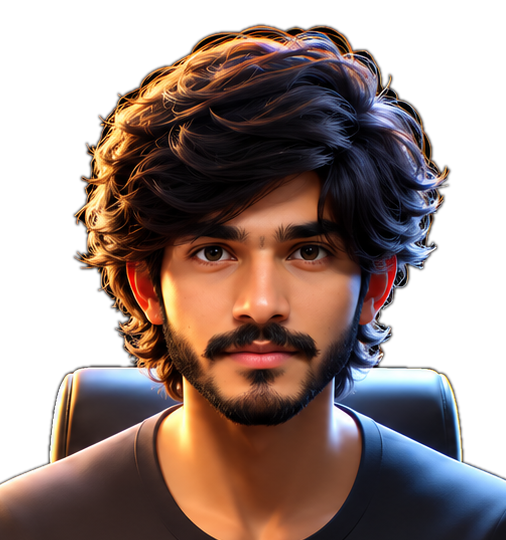
#> input picture source-photo.png, 506 x 540 px
$ python make_ascii_svg.py
#> lines starting #> are read from the running program, lines starting #| are printed output that depends on the picture
### scripts/theme.py
"""Shared look for every profile SVG: one terminal window frame, one font stack, two palettes.

Every generator renders once per theme and writes assets/<name>-dark.svg and assets/<name>-light.svg;
the README picks between them with <picture> and prefers-color-scheme.
"""
from html import escape
from pathlib import Path

ROOT = Path(__file__).resolve().parent.parent
ASSETS = ROOT / "assets"

THEMES = {
    "dark": {
        "bg": "#0d1117", "border": "#30363d", "fg": "#c9d1d9", "bright": "#f0f6fc", "dim": "#8b949e",
        "green": "#39d353", "blue": "#58a6ff", "purple": "#bc8cff", "orange": "#ffa657", "red": "#ff7b72",
        "heat": ["#161b22", "#0e4429", "#006d32", "#26a641", "#39d353"],
    },
    "light": {
        "bg": "#ffffff", "border": "#d0d7de", "fg": "#1f2328", "bright": "#1f2328", "dim": "#59636e",
        "green": "#1a7f37", "blue": "#0969da", "purple": "#8250df", "orange": "#bc4c00", "red": "#cf222e",
        "heat": ["#ebedf0", "#9be9a8", "#40c463", "#30a14e", "#216e39"],
    },
}

FONT = "ui-monospace,SFMono-Regular,'SF Mono',Menlo,Consolas,'Liberation Mono',monospace"


def base_css(t):
    return (
        # :not(.ext text) leaves nested third-party art (wrap_3d.py) to its own fonts and sizes.
        f"text:not(.ext text){{font-family:{FONT};font-size:13px;fill:{t['fg']}}}"
        f".dim{{fill:{t['dim']}}}.br{{fill:{t['bright']}}}.g{{fill:{t['green']}}}.b{{fill:{t['blue']}}}"
        f".pu{{fill:{t['purple']}}}.o{{fill:{t['orange']}}}.bold{{font-weight:700}}"
        ".fade{opacity:0;animation:fade .45s ease-out forwards}"
        "@keyframes fade{from{opacity:0;transform:translateX(-6px)}to{opacity:1;transform:none}}"
        ".cur{animation:blink 1s steps(1) infinite}@keyframes blink{50%{opacity:0}}"
        "@media (prefers-reduced-motion:reduce){.fade{animation:none;opacity:1}}"
    )


def window(t, w, h, title, body, css="", label=""):
    """Wrap body in the shared terminal window: rounded panel, traffic lights, centred title."""
    return f'''<svg xmlns="http://www.w3.org/2000/svg" width="{w}" height="{h}" viewBox="0 0 {w} {h}" role="img" aria-label="{escape(label or title)}">
<style>{base_css(t)}{css}</style>
<rect x=".5" y=".5" width="{w - 1}" height="{h - 1}" rx="10" fill="{t['bg']}" stroke="{t['border']}"/>
<circle cx="18" cy="16" r="5" fill="#ff5f56"/><circle cx="34" cy="16" r="5" fill="#ffbd2e"/><circle cx="50" cy="16" r="5" fill="#27c93f"/>
<text class="dim" x="{w / 2}" y="20" text-anchor="middle" style="font-size:11px">{escape(title)}</text>
{body}
</svg>
'''


def prompt(t, x, y, cmd, cls=""):
    return f'<text x="{x}" y="{y}" class="{cls}"><tspan class="g">$</tspan> <tspan class="br">{escape(cmd)}</tspan></text>'


def write(name, theme, svg):
    ASSETS.mkdir(exist_ok=True)
    path = ASSETS / f"{name}-{theme}.svg"
    path.write_text(svg, encoding="utf-8")
    return path


def fade(i, start=0.4, step=0.12):
    return f'style="animation-delay:{start + i * step:.2f}s"'

### scripts/make_ascii_svg.py
#!/usr/bin/env python3
"""Turn source-photo.png into a coloured, self-typing ASCII portrait (assets/ascii-portrait-{dark,light}.svg).

Run locally once (needs Pillow + numpy); the result is committed. The source art already has a
transparent background, so its alpha channel is the mask and no background removal is needed.
"""
import numpy as np
from PIL import Image, ImageEnhance

from theme import ROOT, THEMES, window, write

W, H = 370, 420                 # info card height must match H
AX, AY, AW, AH = 8, 34, 354, 378  # ASCII area inside the terminal frame
COLS, ROWS = 72, 46
CW, CH = AW / COLS, AH / ROWS
RAMP = " .:-=+*o#%@"            # dim -> dense (drawn light-on-dark)

# source-photo.png is already cropped to head and shoulders; its aspect matches AW:AH.


def main():
    for name, t in THEMES.items():
        svg = render(name, t)
        write("ascii-portrait", name, svg)
        print(f"Wrote ascii-portrait-{name}.svg ({len(svg) // 1024} KB)")


def render(name, t):
#> called with name = 'dark'
    img = Image.open(ROOT / "source-photo.png").convert("RGBA")
#> img is the input picture: PIL image 506x540 RGBA; mean R, G, B, A 64.7, 46.6, 41, 163.9
    img = ImageEnhance.Contrast(img).enhance(1.3)
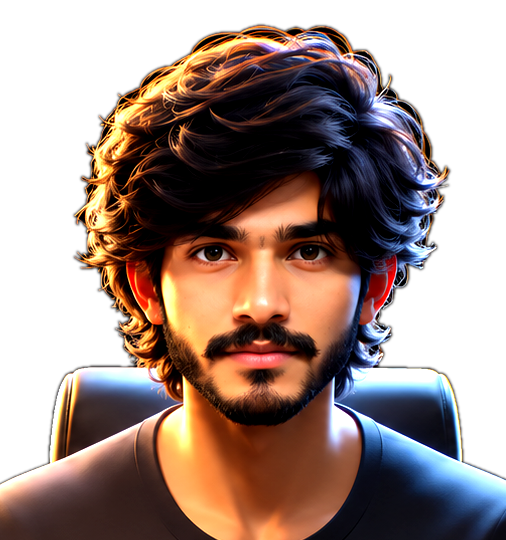
#> img: PIL image 506x540 RGBA; mean R, G, B, A 70.5, 50.1, 42.4, 163.9; transparent parts drawn white
    small = np.asarray(img.resize((COLS, ROWS), Image.LANCZOS)).astype(float)
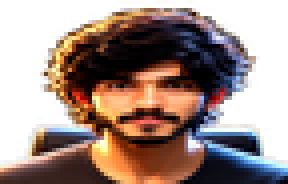
#> small: shape (46, 72, 4) float64 (shown 4 times larger); mean R, G, B, A 79.5, 57.6, 48.7, 163.8; transparent parts drawn white
    rgb, alpha = small[..., :3], small[..., 3] / 255
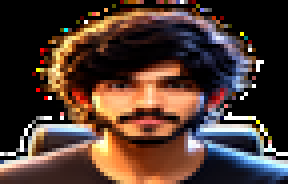
#> rgb: shape (46, 72, 3) float64 (shown 4 times larger); mean R, G, B 79.5, 57.6, 48.7
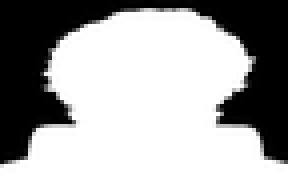
#> alpha: shape (46, 72) float64 (shown 4 times larger); min 0, max 1, mean 0.642

    lum = (0.2126 * rgb[..., 0] + 0.7152 * rgb[..., 1] + 0.0722 * rgb[..., 2]) / 255
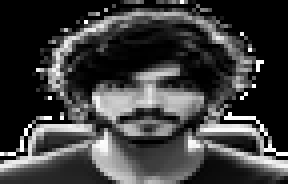
#> lum: shape (46, 72) float64 (shown 4 times larger); min 0, max 1, mean 0.242
    # Stretch brightness across the subject only (ignoring the cut-out background), then lift the
    # shadows so the dark shirt and hair still read.
    lo, hi = np.percentile(lum[alpha > 0.5], [3, 99])
#> lo = 0.000834; hi = 0.968
    lum = np.clip((lum - lo) / (hi - lo), 0, 1) ** 0.7
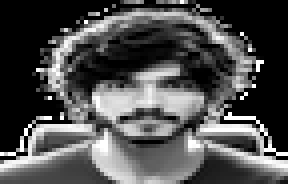
#> lum: shape (46, 72) float64 (shown 4 times larger); min 0, max 1, mean 0.311

    rows_svg, clips = [], []
    for r in range(ROWS):
        spans, run_color, run_chars = [], None, ""
        for c in range(COLS):
            if alpha[r, c] < 0.35:
                ch, color = " ", run_color
            else:
                ch = RAMP[max(1, min(len(RAMP) - 1, int(lum[r, c] * len(RAMP))))]
                # Dark theme: lift towards white so dark tones stay visible on the near-black panel.
                # Light theme: darken so pale skin tones stay readable on white. Then quantise to #rgb.
                boosted = 45 + rgb[r, c] * (210 / 255) if name == "dark" else rgb[r, c] * 0.72
                color = "#" + "".join(f"{int(v) >> 4:x}" for v in boosted)
            if color != run_color and run_chars.strip():
                spans.append((run_color, run_chars))
                run_chars = ""
            run_color = color if color else run_color
            run_chars += ch
        if run_chars.strip():
            spans.append((run_color, run_chars))
        if not spans:
            continue
        body = "".join(
            f'<tspan fill="{col}">{txt.replace("&", "&amp;").replace("<", "&lt;")}</tspan>' for col, txt in spans
        )
        y = AY + (r + 1) * CH - 2
        rows_svg.append(f'<text x="{AX}" y="{y:.1f}" textLength="{AW}" lengthAdjust="spacing">{body}</text>')
        begin = 0.3 + r * 0.06
        clips.append(
            f'<rect x="{AX}" y="{AY + r * CH:.1f}" width="0" height="{CH + 0.5:.1f}">'
            f'<animate attributeName="width" from="0" to="{AW}" begin="{begin:.2f}s" dur="0.25s" fill="freeze"/></rect>'
        )
#> after the loop, clips = 44 items; rows_svg = 44 items

    body = (f'<defs><clipPath id="reveal">{"".join(clips)}</clipPath></defs>'
            f'<g class="a" clip-path="url(#reveal)" xml:space="preserve">{"".join(rows_svg)}</g>')
    return window(t, W, H, "~/ — portrait.txt", body, ".a text{font-size:8.3px;white-space:pre}", "ASCII portrait of Nithin")


if __name__ == "__main__":
    main()
#| Wrote ascii-portrait-dark.svg (56 KB)
